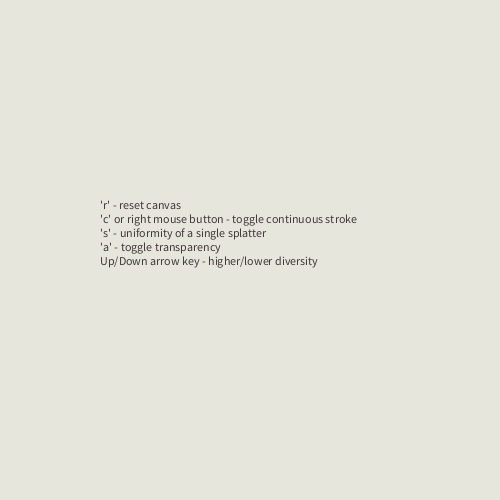
Frame 1 (no input)
Frame 60 (the mouse pressed at the canvas centre just before this capture): identical to frame 1, image omitted
Frame 120 (the mouse held since frame 60 and released just before this capture): identical to frame 1, image omitted

The Processing sketch that drew this single still picture (run headless with seeded random() and noise(); from frame 60 on, the mouse is pressed at the canvas centre):

// Processing sketch: sketch_150122c
// ── sketch_150122c.pde
float r,g,b,a; // rgba values for the splatters.
boolean continuous; // whether continuous stroke is enabled.
boolean help; // whether to display help.
boolean sort; // whether biggher spots are printed first.
boolean alpha; // whether alpha channel is used.
int diversity; // diversity of color.
 
void setup() {
  size(500,500);
  background(230,230,220);
  continuous = false;
  help = true;
  sort = false;
  alpha = true;
  diversity = 200;
  // original color for the splatters
  r = (randomGaussian()*(second()+minute()*60+hour()*3600))%255;
  g = (randomGaussian()*(second()+minute()*60+hour()*3600))%255;
  b = (randomGaussian()*(second()+minute()*60+hour()*3600))%255;
  a = (randomGaussian()*(second()+minute()*60+hour()*3600))%200+55;
  // instructions
  String s = "'r' - reset canvas\n'c' or right mouse button - toggle continuous stroke\n"+
             "'s' - uniformity of a single splatter\n"+
             "'a' - toggle transparency\n"+
             "Up/Down arrow key - higher/lower diversity\n";
  fill(65,55,55);
  text(s, width*0.2, height*0.4, width*0.8, height*0.3);
}
 
void draw() {
  if (continuous)
    splatter(mouseX,mouseY);
}
 
void keyPressed() {
  // reset canvas
  if (key == 'r') {
    background(230,230,220);
    String s = "'r' - reset canvas\n'c' or right mouse button - continuous stroke\n"+
               "'s' - uniformity of a single splatter\n"+
               "'a' - toggle transparency\n"+
               "Up/Down arrow key - higher/lower diversity\n";
    fill(65,55,55);
    text(s, width*0.2, height*0.4, width*0.8, height*0.3);
  }
  // toggle continuous stroke
  else if (key == 'c') {
    continuous = !continuous;
  }
  else if (key == 's') {
    sort = !sort;
  }
  else if (key == 'a') {
    alpha = !alpha;
  }
  else if (key == CODED) {
    if (keyCode == UP) {
      diversity *= 1.1;
    } else if (keyCode == DOWN) {
      diversity *= 0.9;
    } 
  }
}
 
void mouseClicked() {
  // paint at the cursor location
  if (mouseButton == LEFT)
    splatter(mouseX, mouseY);
  // toggle continuous stroke
  else if (mouseButton == RIGHT)
    continuous = !continuous;
}
 
void splatter(float mx,float my) {
  // set diameters of spots
  int numSplatter = int(randomGaussian()*10+50);
  float[] splatters = new float[numSplatter];
  for (int i = 0; i < numSplatter; i++){
    splatters[i] = abs(randomGaussian()*width/random(40,50));
  }
  if (sort)
    splatters = sort(splatters);
  //println(splatters);
  //int td = 5;
  // print spots from the largest to the smallest
  for (int i = numSplatter-1; i >= 0; i--) {
    // assign location
    float dia = splatters[i];
    float sx = randomGaussian()*(width/5/dia)+mx;
    float sy = randomGaussian()*(width/5/dia)+my;  
    // apply change to color  
    int j = int(random(4));
    switch (i){
      case 0:
        r = constrain((randomGaussian()*diversity*(abs(mx-width/2)*abs(my-height/2))/width/height+r), 0, 255);
        break;
      case 1:
        g = constrain((randomGaussian()*diversity*(abs(mx-width/2)*abs(my-height/2))/width/height+g), 0, 255);
        break;
      case 2:
        b = constrain((randomGaussian()*diversity*(abs(mx-width/2)*abs(my-height/2))/width/height+b), 0, 255);
        break;
      case 3:
        if (alpha)
            a = constrain((randomGaussian()*diversity*(abs(mx-width/2)*abs(my-height/2))/width/height+a), 55, 255);
        else a = 255;
    }
    // draw spot
    noStroke();
    fill(r,g,b,a);
    ellipse(sx,sy,dia,dia);
    //int t0 = millis();
    //while (millis() < t0+td) {println(millis());}
    //td *= 1;
  }
}
